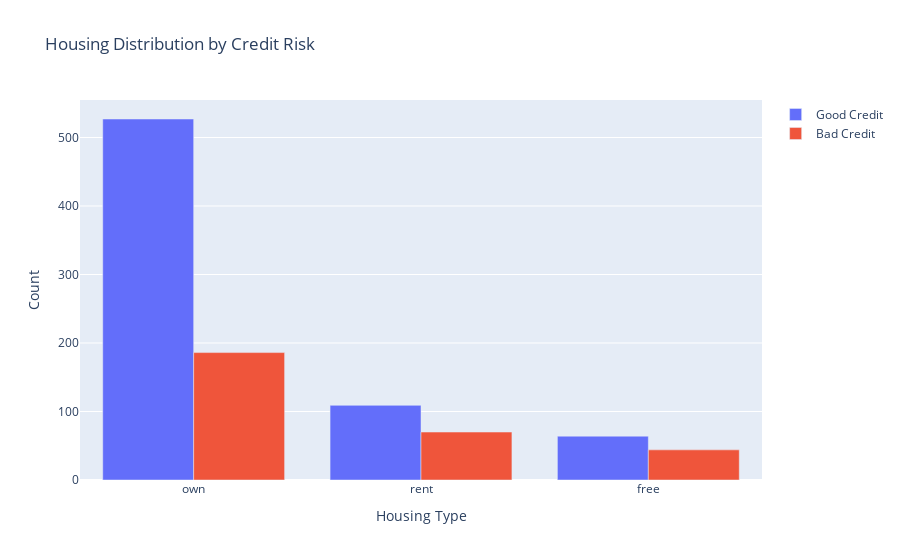

Notebook code for this chart:
### Markdown cell above
<h2>Looking at the distribuition of Housing own and rent by Risk</h2>

### Code cell
# Create bar plots for housing distribution based on credit risk
data = [
    go.Bar(
        x=df_credit[df_credit["Risk"] == risk]["Housing"].value_counts().index.values,
        y=df_credit[df_credit["Risk"] == risk]["Housing"].value_counts().values,
        name=f'{risk.capitalize()} Credit'
    )
    for risk in ['good', 'bad']
]

# Define layout
layout = go.Layout(
    title='Housing Distribution by Credit Risk',
    xaxis=dict(title='Housing Type'),
    yaxis=dict(title='Count'),
    barmode='group'
)

# Plot the figure
fig = go.Figure(data=data, layout=layout)
iplot(fig)

### Figure 1 — Plotly figure (JSON) as saved in the notebook; plotly's stock layout.template omitted (floating-point values rounded to 4 significant figures)
{"data": [{"name": "Good Credit", "type": "bar", "x": ["own", "rent", "free"], "y": [527, 109, 64]}, {"name": "Bad Credit", "type": "bar", "x": ["own", "rent", "free"], "y": [186, 70, 44]}], "layout": {"barmode": "group", "title": {"text": "Housing Distribution by Credit Risk"}, "xaxis": {"title": {"text": "Housing Type"}}, "yaxis": {"title": {"text": "Count"}}}}
